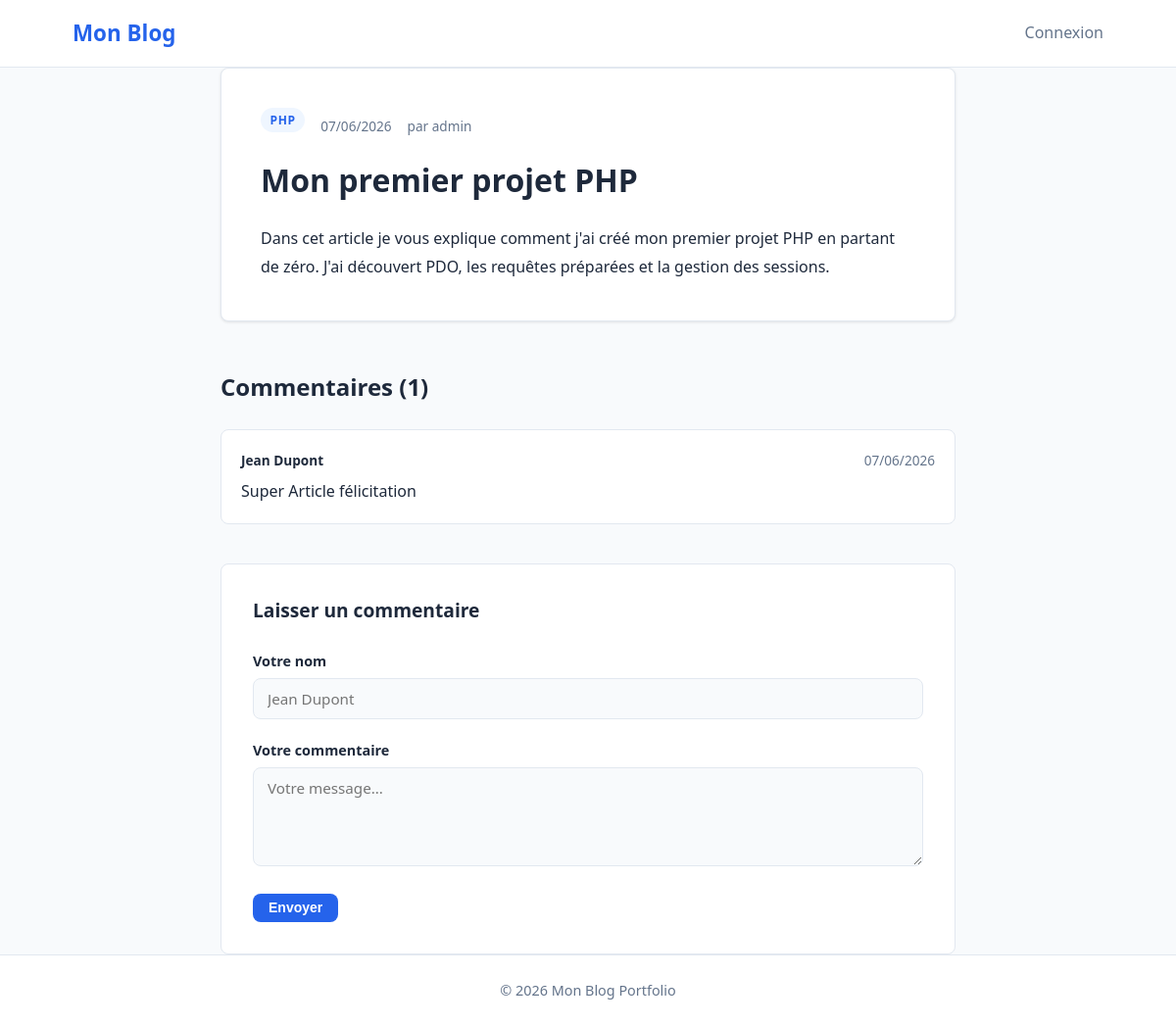
/article.php?slug=mon-premier-projet-php, run on the app's committed database.
### tables this page shows
CREATE TABLE `articles` (
  `id` int(11) NOT NULL,
  `title` varchar(150) NOT NULL,
  `slug` varchar(150) NOT NULL,
  `content` text NOT NULL,
  `thumbnail` varchar(255) DEFAULT NULL,
  `created_at` datetime DEFAULT current_timestamp(),
  `updated_at` datetime DEFAULT NULL ON UPDATE current_timestamp(),
  `id_user` int(11) NOT NULL,
  `id_category` int(11) NOT NULL
);

CREATE TABLE `categories` (
  `id` int(11) NOT NULL,
  `name` varchar(50) NOT NULL,
  `slug` varchar(50) NOT NULL
);

CREATE TABLE `users` (
  `id` int(11) NOT NULL,
  `username` varchar(50) NOT NULL,
  `email` varchar(100) NOT NULL,
  `password` varchar(255) NOT NULL,
  `created_at` datetime DEFAULT current_timestamp()
);

CREATE TABLE `comments` (
  `id` int(11) NOT NULL,
  `author_name` varchar(50) NOT NULL,
  `content` text NOT NULL,
  `created_at` datetime DEFAULT current_timestamp(),
  `id_article` int(11) NOT NULL
);

### includes/auth.php (called while the page is built, shortened)
<?php
function isAdmin(): bool {
    return isset($_SESSION['user_id']);
}

### includes/functions.php (called while the page is built, shortened)
<?php
function formatDate(string $date): string {
    return date('d/m/Y', strtotime($date));
}

### article.php (the view, shortened to what this page needs)
<?php
require_once 'includes/db.php';
require_once 'includes/functions.php';
require_once 'includes/auth.php';
$slug = htmlspecialchars($_GET['slug'] ?? '');
$stmt = $pdo->prepare("
    SELECT a.*, c.name AS category, c.slug AS category_slug, u.username AS author
    FROM articles a
    JOIN categories c ON a.id_category = c.id
    JOIN users u ON a.id_user = u.id
    WHERE a.slug = :slug
");
$stmt->execute([':slug' => $slug]);
$article = $stmt->fetch(PDO::FETCH_ASSOC);
$stmt2 = $pdo->prepare("
    SELECT * FROM comments
    WHERE id_article = :id
    ORDER BY created_at ASC
");
$stmt2->execute([':id' => $article['id']]);
$comments = $stmt2->fetchAll(PDO::FETCH_ASSOC);
?>
<!DOCTYPE html>
<html lang="fr">
<head>
    <link rel="stylesheet" href="assets/css/style.css">
</head>
<body>
    <header class="header">
        <div class="container">
            <a href="index.php" class="logo">Mon Blog</a>
            <nav class="nav">
                <?php if (isAdmin()): ?>
                    <a href="admin/index.php">Back-office</a>
                    <a href="admin/logout.php">Déconnexion</a>
                <?php else: ?>
                    <a href="admin/login.php">Connexion</a>
                <?php endif; ?>
            </nav>
        </div>
    </header>
    <main class="container">
        <article class="article-full">
            <div class="article-full__meta">
                <span class="article-card__category"><?= htmlspecialchars($article['category']) ?></span>
                <span class="article-full__date"><?= formatDate($article['created_at']) ?></span>
                <span class="article-full__author">par <?= htmlspecialchars($article['author']) ?></span>
            </div>
            <h1 class="article-full__title"><?= htmlspecialchars($article['title']) ?></h1>
            <div class="article-full__content">
                <?= nl2br(htmlspecialchars($article['content'])) ?>
            </div>
        </article>
        <section class="comments">
            <h2>Commentaires (<?= count($comments) ?>)</h2>
            <?php if (empty($comments)): ?>
                <p class="comments__empty">Aucun commentaire pour le moment. Soyez le premier !</p>
            <?php else: ?>
                <?php foreach ($comments as $comment): ?>
                    <div class="comment">
                        <div class="comment__header">
                            <strong><?= htmlspecialchars($comment['author_name']) ?></strong>
                            <span><?= formatDate($comment['created_at']) ?></span>
                        </div>
                        <p><?= nl2br(htmlspecialchars($comment['content'])) ?></p>
                    </div>
                <?php endforeach; ?>
            <?php endif; ?>
            <div class="comment-form">
                <h3>Laisser un commentaire</h3>
                <form method="POST" id="comment-form">
                    <div class="form-group">
                        <label for="author_name">Votre nom</label>
                        <input type="text" id="author_name" name="author_name"
                               placeholder="Jean Dupont" required maxlength="50">
                    </div>
                    <div class="form-group">
                        <label for="content">Votre commentaire</label>
                        <textarea id="content" name="content" rows="4"
                                  placeholder="Votre message..." required></textarea>
                    </div>
                    <button type="submit" class="btn btn--primary">Envoyer</button>
                </form>
            </div>
        </section>
    </main>
    <footer class="footer">
        <div class="container">
            <p>&copy; <?= date('Y') ?> Mon Blog Portfolio</p>
        </div>
    </footer>
</body>
</html>

### assets/css/style.css (style rules this page uses)
*, *::before, *::after { box-sizing: border-box; margin: 0; padding: 0; }
:root { --color-primary: #2563eb; --color-primary-dark: #1d4ed8; --color-bg: #f8fafc; --color-surface: #ffffff; --color-text: #1e293b; --color-text-light: #64748b; --color-border: #e2e8f0; --radius: 8px; --shadow: 0 1px 3px rgba(0,0,0,0.1); }
body { font-family: 'Segoe UI', system-ui, sans-serif; background: var(--color-bg); color: var(--color-text); line-height: 1.6; }
.container { max-width: 1100px; margin: 0 auto; padding: 0 1.5rem; }
.header { background: var(--color-surface); border-bottom: 1px solid var(--color-border); padding: 1rem 0; position: sticky; top: 0; z-index: 100; }
.header .container { display: flex; justify-content: space-between; align-items: center; }
.logo { font-size: 1.4rem; font-weight: 700; color: var(--color-primary); text-decoration: none; }
.nav { display: flex; gap: 1.5rem; }
.nav a { color: var(--color-text-light); text-decoration: none; font-weight: 500; transition: color 0.2s; }
main { padding: 2rem 0 4rem; }
main h1 { font-size: 2rem; margin-bottom: 1.5rem; }
.article-card__category { display: inline-block; background: #eff6ff; color: var(--color-primary); font-size: 0.75rem; font-weight: 600; padding: 0.2rem 0.6rem; border-radius: 999px; margin-bottom: 0.75rem; text-transform: uppercase; letter-spacing: 0.05em; }
.btn { display: inline-block; padding: 0.4rem 1rem; border-radius: var(--radius); font-weight: 600; font-size: 0.875rem; text-decoration: none; cursor: pointer; border: none; transition: background 0.2s; }
.btn--primary { background: var(--color-primary); color: white; }
.footer { background: var(--color-surface); border-top: 1px solid var(--color-border); padding: 1.5rem 0; text-align: center; color: var(--color-text-light); font-size: 0.9rem; }
.article-full { max-width: 750px; margin: 0 auto 3rem; background: var(--color-surface); border-radius: var(--radius); box-shadow: var(--shadow); border: 1px solid var(--color-border); padding: 2.5rem; }
.article-full__meta { display: flex; align-items: center; gap: 1rem; margin-bottom: 1rem; flex-wrap: wrap; }
.article-full__date, .article-full__author { font-size: 0.85rem; color: var(--color-text-light); }
.article-full__title { font-size: 2rem; line-height: 1.3; margin-bottom: 1.5rem; }
.article-full__content { color: var(--color-text); line-height: 1.8; font-size: 1rem; }
.comments { max-width: 750px; margin: 0 auto; }
.comments h2 { font-size: 1.5rem; margin-bottom: 1.5rem; }
.comment { background: var(--color-surface); border: 1px solid var(--color-border); border-radius: var(--radius); padding: 1.25rem; margin-bottom: 1rem; }
.comment__header { display: flex; justify-content: space-between; margin-bottom: 0.5rem; font-size: 0.85rem; color: var(--color-text-light); }
.comment__header strong { color: var(--color-text); }
.comment-form { margin-top: 2.5rem; background: var(--color-surface); border: 1px solid var(--color-border); border-radius: var(--radius); padding: 2rem; }
.comment-form h3 { font-size: 1.2rem; margin-bottom: 1.5rem; }
.form-group { margin-bottom: 1.25rem; }
.form-group label { display: block; font-weight: 600; margin-bottom: 0.4rem; font-size: 0.9rem; }
.form-group input, .form-group textarea, .form-group select { width: 100%; padding: 0.6rem 0.875rem; border: 1px solid var(--color-border); border-radius: var(--radius); font-size: 0.95rem; font-family: inherit; background: var(--color-bg); color: var(--color-text); transition: border-color 0.2s; }

### data on the page
articles: id_category.name "PHP", created_at "07/06/2026", id_user.username "admin", title "Mon premier projet PHP", content "Dans cet article je vous explique comment j'ai créé mon premier projet PHP en partant de zéro. J'ai découvert PDO, les requêtes préparées et la gestion des sessions."
comments: author_name "Jean Dupont", created_at "07/06/2026", content "Super Article félicitation"

### other printed values
count($comments) "1"
